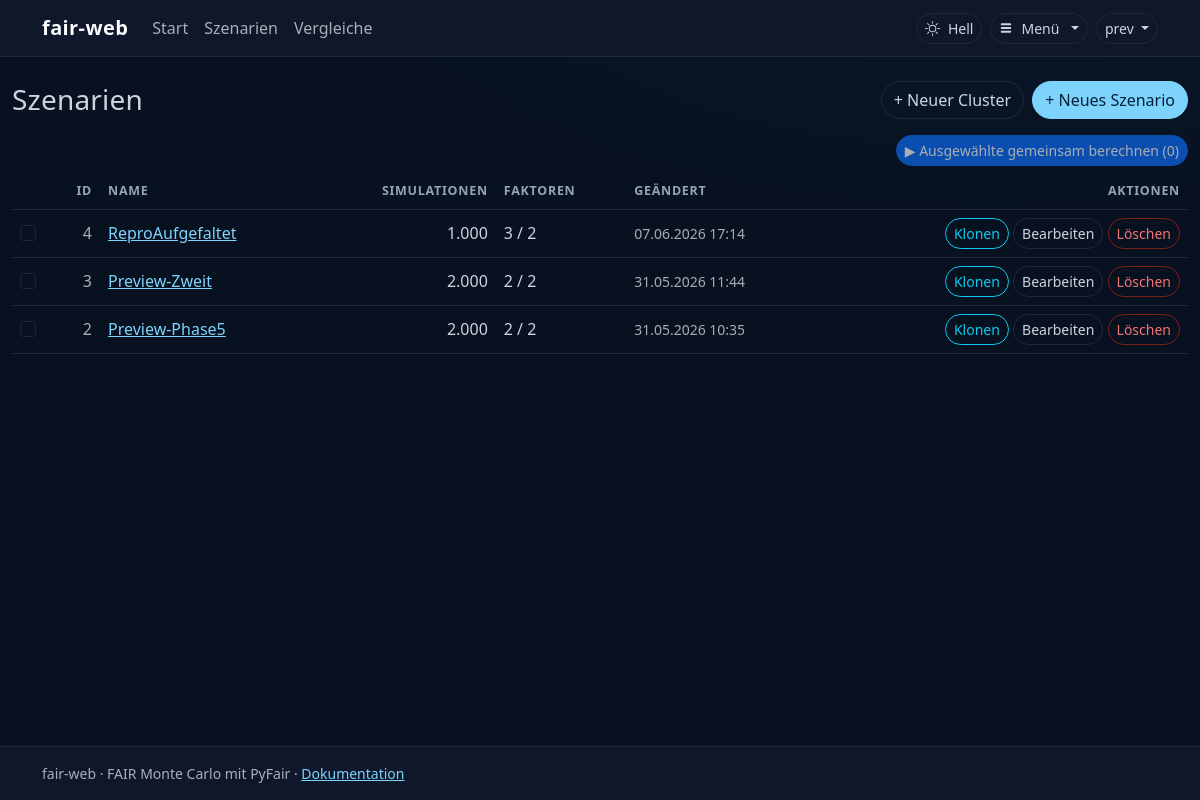
/szenarien/ (signed in), run on the app's committed database.
### apps/szenarien/models.py (models this page shows, shortened)
class Szenario(models.Model):
    name = models.CharField("Name", max_length=200)
    beschreibung = models.TextField("Beschreibung", blank=True)
    n_simulations = models.PositiveIntegerField("Anzahl Simulationen", default=10_000)
    random_seed = models.PositiveIntegerField("Zufalls-Seed", default=42)
    risikotoleranz = models.JSONField("Risikotoleranz", null=True, blank=True)
    erstellt_am = models.DateTimeField("Erstellt am", auto_now_add=True)
    geaendert_am = models.DateTimeField("Geändert am", auto_now=True)
    class Meta:
        verbose_name = "Szenario"
        verbose_name_plural = "Szenarien"
        ordering = ["-geaendert_am"]

### apps/szenarien/views.py (the view)
# urls.py: path("", SzenarioListView.as_view(), name="dashboard"),
class SzenarioListView(ListView):
    model = Szenario
    template_name = "szenarien/dashboard.html"
    context_object_name = "szenarien"
    def get_queryset(self):
        qs = super().get_queryset().prefetch_related("cluster")
        cluster_pk = self.request.GET.get("cluster")
        if cluster_pk:
            qs = qs.filter(cluster__pk=cluster_pk)
        return qs
    def get_context_data(self, **kwargs):
        context = super().get_context_data(**kwargs)
        context["vergleiche"] = Vergleich.objects.prefetch_related("szenarien", "laeufe")
        context["cluster_liste"] = Cluster.objects.prefetch_related("szenarien")
        aktiv = self.request.GET.get("cluster")
        context["aktiver_cluster"] = Cluster.objects.filter(pk=aktiv).first() if aktiv else None
        return context

### apps/admin_bereich/context_processors.py (called while the page is built)
def waehrung(request):
    try:
        from .models import AppKonfiguration
        k = AppKonfiguration.load()
        return {
            "waehrung_symbol": k.symbol,
            "waehrung_locale": k.js_locale,
            "waehrung": k.waehrung,
        }
    except Exception:  # noqa: BLE001
        return {"waehrung_symbol": "€", "waehrung_locale": "de-DE", "waehrung": "EUR"}

### apps/admin_bereich/models.py (called while the page is built)
    @classmethod
    def load(cls):
        obj, _ = cls.objects.get_or_create(pk=1)
        return obj

    @property
    def symbol(self):
        return "$" if self.waehrung == self.Waehrung.USD else "€"

    @property
    def locale_code(self):
        return "en" if self.waehrung == self.Waehrung.USD else "de"

    @property
    def js_locale(self):
        return "en-US" if self.waehrung == self.Waehrung.USD else "de-DE"

### templates/szenarien/dashboard.html (shortened to what this page needs)
{% extends "base.html" %}
{% block content %}
<div class="d-flex justify-content-between align-items-center mb-3">
    <h1 class="h3 mb-0">Szenarien</h1>
    <div class="d-flex gap-2">
        {% if perms.szenarien.add_cluster %}<a class="btn btn-outline-secondary" href="{% url 'szenarien:cluster_create' %}">+ Neuer Cluster</a>{% endif %}
        {% if perms.szenarien.add_szenario %}<a class="btn btn-primary" href="{% url 'szenarien:create' %}">+ Neues Szenario</a>{% endif %}
    </div>
</div>
{% if szenarien %}
<form method="post" action="{% url 'berechnung:meta_starten' %}">
    {% if perms.berechnung.add_metalauf %}
    <div class="d-flex justify-content-end mb-2">
        <button type="submit" id="meta-btn" class="btn btn-primary btn-sm" disabled>
            ▶ Ausgewählte gemeinsam berechnen (<span id="meta-count">0</span>)
        </button>
    </div>
    {% endif %}
    <div class="table-responsive">
        <table class="table table-hover align-middle">
            <thead>
                <tr>
                    {% if perms.berechnung.add_metalauf %}<th style="width:2.5rem;"></th>{% endif %}
                    <th class="text-end" style="width:3rem;">ID</th>
                    <th>Name</th>
                    <th class="text-end">Simulationen</th>
                    <th>Faktoren</th>
                    <th>Geändert</th>
                    {% if perms.szenarien.change_szenario or perms.szenarien.delete_szenario or perms.szenarien.add_szenario %}<th class="text-end">Aktionen</th>{% endif %}
                </tr>
            </thead>
            <tbody>
            {% for szenario in szenarien %}
                <tr>
                    {% if perms.berechnung.add_metalauf %}
                    <td>
                        <input class="form-check-input meta-check" type="checkbox"
                               name="szenarien" value="{{ szenario.pk }}"
                               {% if not szenario.faktoren.count %}disabled title="Keine Faktoren"{% endif %}>
                    </td>
                    {% endif %}
                    <td class="text-end text-body-secondary">{{ szenario.pk }}</td>
                    <td>
                        <a href="{% url 'szenarien:detail' szenario.pk %}">{{ szenario.name }}</a>
                    </td>
                    <td class="text-end">{{ szenario.n_simulations }}</td>
                    <td>{{ szenario.faktoren.count }} / 2</td>
                    <td class="text-body-secondary small">{{ szenario.geaendert_am|date:"d.m.Y H:i" }}</td>
                    {% if perms.szenarien.change_szenario or perms.szenarien.delete_szenario or perms.szenarien.add_szenario %}
                    <td class="text-end">
                        {% if perms.szenarien.add_szenario %}
                        <button type="submit" formaction="{% url 'szenarien:clone' szenario.pk %}" formmethod="post"
                                class="btn btn-sm btn-outline-info" title="Als neues Szenario duplizieren">Klonen</button>
                        {% endif %}
                        {% if perms.szenarien.change_szenario %}<a class="btn btn-sm btn-outline-secondary" href="{% url 'szenarien:update' szenario.pk %}">Bearbeiten</a>{% endif %}
                        {% if perms.szenarien.delete_szenario %}<a class="btn btn-sm btn-outline-danger" href="{% url 'szenarien:delete' szenario.pk %}">Löschen</a>{% endif %}
                    </td>
                    {% endif %}
                </tr>
            {% endfor %}
            </tbody>
        </table>
    </div>
</form>
{% else %}
<div class="text-center text-body-secondary py-5">
    <p class="lead">Noch keine Szenarien angelegt.</p>
    {% if perms.szenarien.add_szenario %}<a class="btn btn-primary" href="{% url 'szenarien:create' %}">Erstes Szenario anlegen</a>{% endif %}
</div>
{% endif %}
{% endblock %}

### templates/base.html (shortened to what this page needs)
{% load static %}
<!doctype html>
<html lang="de" data-bs-theme="dark">
<head>
    <link href="https://cdn.jsdelivr.net/npm/bootstrap@5.3.3/dist/css/bootstrap.min.css" rel="stylesheet">
</head>
<body class="d-flex flex-column min-vh-100">
<nav class="navbar navbar-expand-lg bg-body-tertiary border-bottom">
    <div class="container">
        <a class="navbar-brand fw-semibold" href="{% url 'start' %}">fair-web</a>
        <div class="collapse navbar-collapse" id="mainNav">
            <ul class="navbar-nav me-auto">
                <li class="nav-item"><a class="nav-link" href="{% url 'start' %}">Start</a></li>
                <li class="nav-item"><a class="nav-link" href="{% url 'szenarien:dashboard' %}">Szenarien</a></li>
                <li class="nav-item"><a class="nav-link" href="{% url 'szenarien:vergleich_list' %}">Vergleiche</a></li>
            </ul>
            <button type="button" id="theme-toggle" class="btn btn-outline-secondary btn-sm d-flex align-items-center gap-2 me-2"
                    title="Hell/Dunkel umschalten">
                <span class="theme-label"></span>
            </button>
            {% if user.is_authenticated %}
            <div class="dropdown">
                <button class="btn btn-outline-secondary btn-sm dropdown-toggle d-flex align-items-center gap-2"
                        type="button" data-bs-toggle="dropdown" aria-expanded="false">
                    <svg width="14" height="14" viewBox="0 0 16 16" fill="currentColor" aria-hidden="true">
                        <rect x="2" y="2.6" width="12" height="2.2" rx="1"/>
                        <rect x="2" y="6.9" width="12" height="2.2" rx="1"/>
                        <rect x="2" y="11.2" width="12" height="2.2" rx="1"/>
                    </svg>
                    Menü
                </button>
            </div>
            {% endif %}
            {% if user.is_authenticated %}
            <div class="dropdown ms-2">
                <button class="btn btn-outline-secondary btn-sm dropdown-toggle" type="button" data-bs-toggle="dropdown" aria-expanded="false">
                    {{ user.first_name|default:user.get_username }}
                </button>
            </div>
            {% endif %}
        </div>
    </div>
</nav>
<main class="{% block container_class %}container-xxl{% endblock %} py-4 flex-grow-1">
    {% block content %}{% endblock %}
</main>
<footer class="bg-body-tertiary border-top py-3 mt-auto">
    <div class="container small text-body-secondary">
        fair-web &middot; FAIR Monte Carlo mit PyFair &middot;
        <a href="https://fair-web.readthedocs.io/de/latest/" target="_blank" rel="noopener">Dokumentation</a>
    </div>
</footer>
</body>
</html>

### templates/base.html (style rules this page uses)
[data-bs-theme="dark"] { --bg-0:#020617; --bg-1:#07111f; --bg-2:#0f172a; --bg-3:#101826; --txt:#f8fafc; --txt-muted:#cbd5e1; --txt-dim:#94a3b8; --accent:#7dd3fc; --accent-2:#93c5fd; --ok:#86efac; --danger:#f87171; --border:#1e293b; --card-accent-bg:#181c3a; --card-accent-border:#2e3361; --svg-flaeche-bg:#17243c; --body-gradient: radial-gradient(1100px 520px at 82% -12%, #0b1b30 0%, transparent 60%); --card-shadow: 0 18px 60px rgba(2,6,23,.45); --bs-body-bg: var(--bg-1); --bs-body-color: var(--txt-muted); --bs-emphasis-color: var(--txt); --bs-border-color: var(--border); --bs-link-color: var(--accent); --bs-link-hover-color: var(--accent-2); }
body { font-family: Bahnschrift, "Segoe UI", sans-serif; background: var(--body-gradient), var(--bg-1); color: var(--txt-muted); }
h1,h2,h3,h4,h5 { color: var(--txt); letter-spacing:.2px; }
a { color: var(--accent); }
.navbar { background: var(--bg-2) !important; border-bottom:1px solid var(--border) !important; }
.navbar-brand { font-weight:600; letter-spacing:.4px; color: var(--txt); }
.btn { border-radius:999px; font-weight:500; }
.btn-primary { --bs-btn-bg: var(--accent); --bs-btn-border-color: var(--accent); --bs-btn-hover-bg: var(--accent-2); --bs-btn-hover-border-color: var(--accent-2); --bs-btn-active-bg: var(--accent-2); --bs-btn-active-border-color: var(--accent-2); --bs-btn-color:#04223a; --bs-btn-hover-color:#04223a; --bs-btn-active-color:#04223a; }
.btn-outline-secondary { --bs-btn-color: var(--txt-muted); --bs-btn-border-color: var(--border); --bs-btn-hover-bg: var(--bg-3); --bs-btn-hover-border-color: var(--accent); --bs-btn-hover-color: var(--txt); }
.btn-outline-danger { --bs-btn-color: var(--danger); --bs-btn-border-color:#7f1d1d; --bs-btn-hover-bg:#7f1d1d; --bs-btn-hover-border-color:#7f1d1d; }
.table { --bs-table-bg: transparent; --bs-table-color: var(--txt-muted); --bs-table-border-color: var(--border); }
.table thead th { color: var(--txt-dim); text-transform:uppercase; font-size:.78rem; letter-spacing:.06em; }
footer.bg-body-tertiary { background: var(--bg-2) !important; border-top:1px solid var(--border) !important; }
.theme-icon-dark, .theme-icon-light { display: none; }
[data-bs-theme="dark"] .theme-icon-light { display: inline; }

### data on the page
Szenario: pk "4", name "ReproAufgefaltet", n_simulations "1.000", faktoren.count "3", geaendert_am "07.06.2026 17:14"
Szenario: pk "3", name "Preview-Zweit", n_simulations "2.000", faktoren.count "2", geaendert_am "31.05.2026 11:44"
Szenario: pk "2", name "Preview-Phase5", n_simulations "2.000", faktoren.count "2", geaendert_am "31.05.2026 10:35"

### other printed values
{{ user.first_name|default:user.get_username }} "prev"
